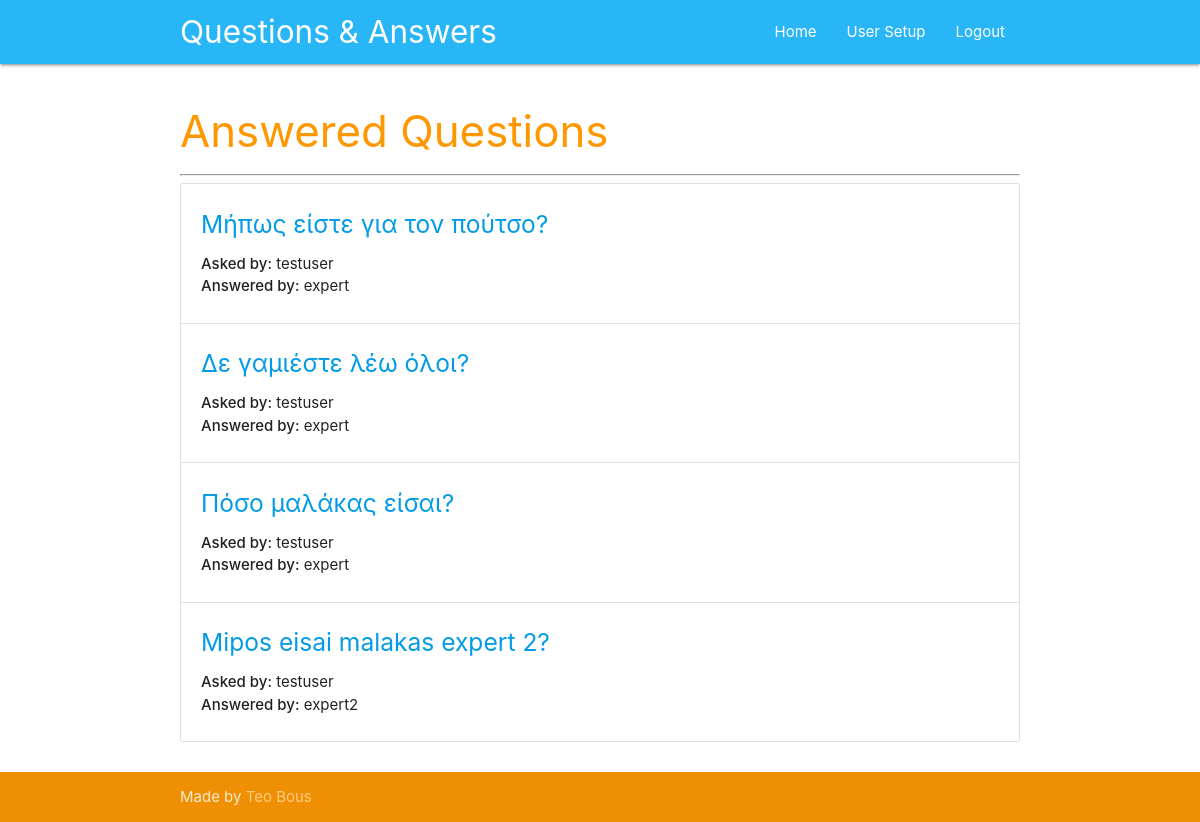
The page / (signed in) on the database its author committed.
### tables this page shows
CREATE TABLE questions (
    id integer primary key autoincrement,
    question_text text not null,
    answer_text text,
    asked_by_id integer not null,
    expert_id integer not null
);

CREATE TABLE users (
    id integer primary key autoincrement,
    name text not null,
    password text not null,
    expert boolean not null,
    admin boolean not null 
);

### app.py (the view)
@app.route('/')
def index():
	user = get_current_user()
	db = get_db()
	query = """
			select questions.id as id, questions.question_text as question_text, askers.name as asker, experts.name as expert
			from questions
			join users as askers on questions.asked_by_id = askers.id
			join users as experts on questions.expert_id = experts.id
			where questions.answer_text is not NULL
			"""
	questions_cur = db.execute(query)
	questions_results = questions_cur.fetchall()
	return render_template('index.html', user=user, questions=questions_results)

### app.py (called while the page is built)
def get_current_user():
	user_result = None
	if 'user' in session:
		user = session['user']
		db = get_db()
		query = 'select id, name, password, expert, admin from users where name = ?'
		user_cur = db.execute(query, [user])
		user_result = user_cur.fetchone()
	return user_result

### database.py (called while the page is built)
def connect_db():
	sql = sqlite3.connect('data.db')
	sql.row_factory = sqlite3.Row
	return sql

def get_db():
	if not hasattr(g, 'sqlite_db'):
		g.sqlite_db = connect_db()
	return g.sqlite_db

### templates/index.html (shortened to what this page needs)
{% extends 'base.html' %}
{% block content %}
    <div class="section">
      <div class="container">
        <h3 class="header orange-text">Answered Questions</h3>
        <hr>
        <ul class="collection">
          {% for question in questions %}
          <li class="collection-item">
            <a href="{{ url_for('question', question_id = question.id) }}"><h5>{{ question.question_text }}</h5></a>
            <p><strong>Asked by:</strong> {{ question.asker }}<br>
            <strong>Answered by:</strong> {{ question.expert}}</p>
          </li>
          {% endfor %}
        </ul>
      </div>
    </div>
{% endblock %}

### static/css/style.css (style rules this page uses)
body { display: flex; min-height: 100vh; flex-direction: column; }

### rows shown on the page
questions: question_text "Μήπως είστε για τον πούτσο?", asker "testuser", expert "expert"
questions: question_text "Δε γαμιέστε λέω όλοι?", asker "testuser", expert "expert"
questions: question_text "Πόσο μαλάκας είσαι?", asker "testuser", expert "expert"
questions: question_text "Mipos eisai malakas expert 2?", asker "testuser", expert "expert2"
